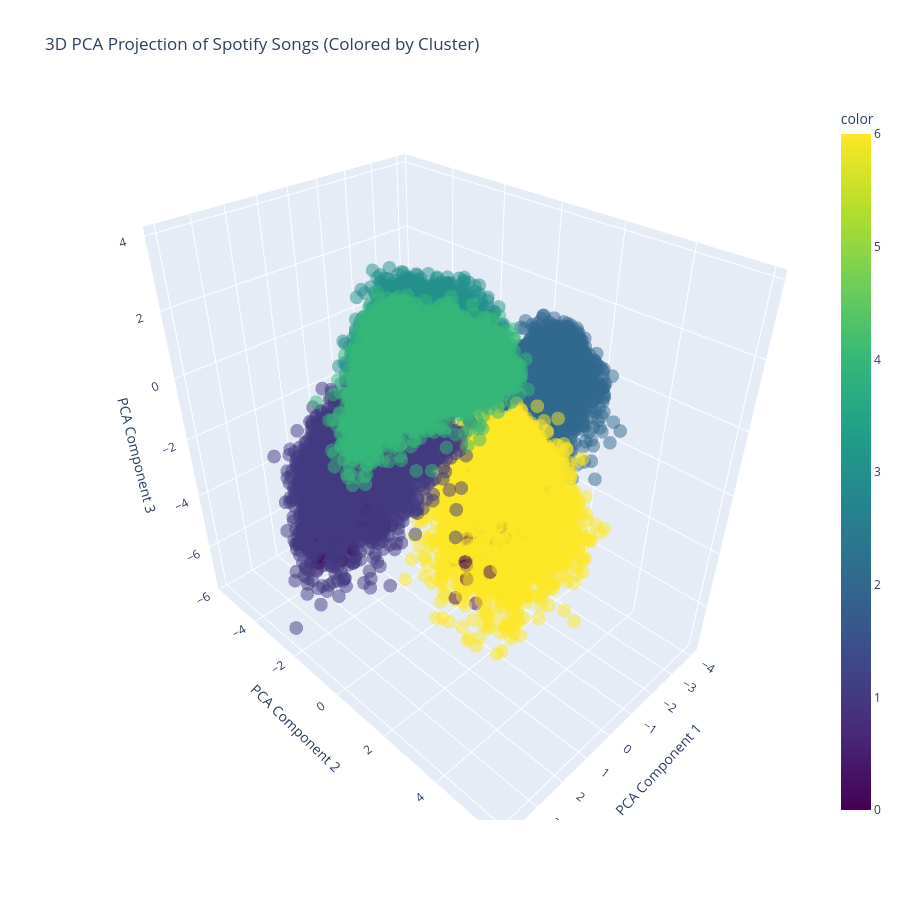

Here is the notebook cell this chart was saved with:
### Code cell
fig = px.scatter_3d(
    x=X_pca_3d[:, 0],
    y=X_pca_3d[:, 1],
    z=X_pca_3d[:, 2],
    color=labels,
    labels={'x': 'PCA Component 1', 'y': 'PCA Component 2', 'z': 'PCA Component 3'},
    title='3D PCA Projection of Spotify Songs (Colored by Cluster)',
    opacity=0.5,
    color_continuous_scale='viridis',
    height=900
)
fig.show()

### Figure 1 — Plotly figure (JSON) as saved in the notebook; plotly's stock layout.template omitted (floating-point values rounded to 4 significant figures; data arrays with more than 128 entries replaced by an {"elided": "..."} marker saying what was removed)
{"data": [{"hovertemplate": "PCA Component 1=%{x}<br>PCA Component 2=%{y}<br>PCA Component 3=%{z}<br>color=%{marker.color}<extra></extra>", "legendgroup": "", "marker": {"color": {"elided": "32833 int values"}, "coloraxis": "coloraxis", "opacity": 0.5, "symbol": "circle"}, "mode": "markers", "name": "", "scene": "scene", "showlegend": false, "type": "scatter3d", "x": {"elided": "32833 float values"}, "y": {"elided": "32833 float values"}, "z": {"elided": "32833 float values"}}], "layout": {"coloraxis": {"colorbar": {"title": {"text": "color"}}, "colorscale": [[0, "#440154"], [0.1111, "#482878"], [0.2222, "#3e4989"], [0.3333, "#31688e"], [0.4444, "#26828e"], [0.5556, "#1f9e89"], [0.6667, "#35b779"], [0.7778, "#6ece58"], [0.8889, "#b5de2b"], [1, "#fde725"]]}, "height": 900, "legend": {"tracegroupgap": 0}, "scene": {"domain": {"x": [0, 1], "y": [0, 1]}, "xaxis": {"title": {"text": "PCA Component 1"}}, "yaxis": {"title": {"text": "PCA Component 2"}}, "zaxis": {"title": {"text": "PCA Component 3"}}}, "title": {"text": "3D PCA Projection of Spotify Songs (Colored by Cluster)"}}}
